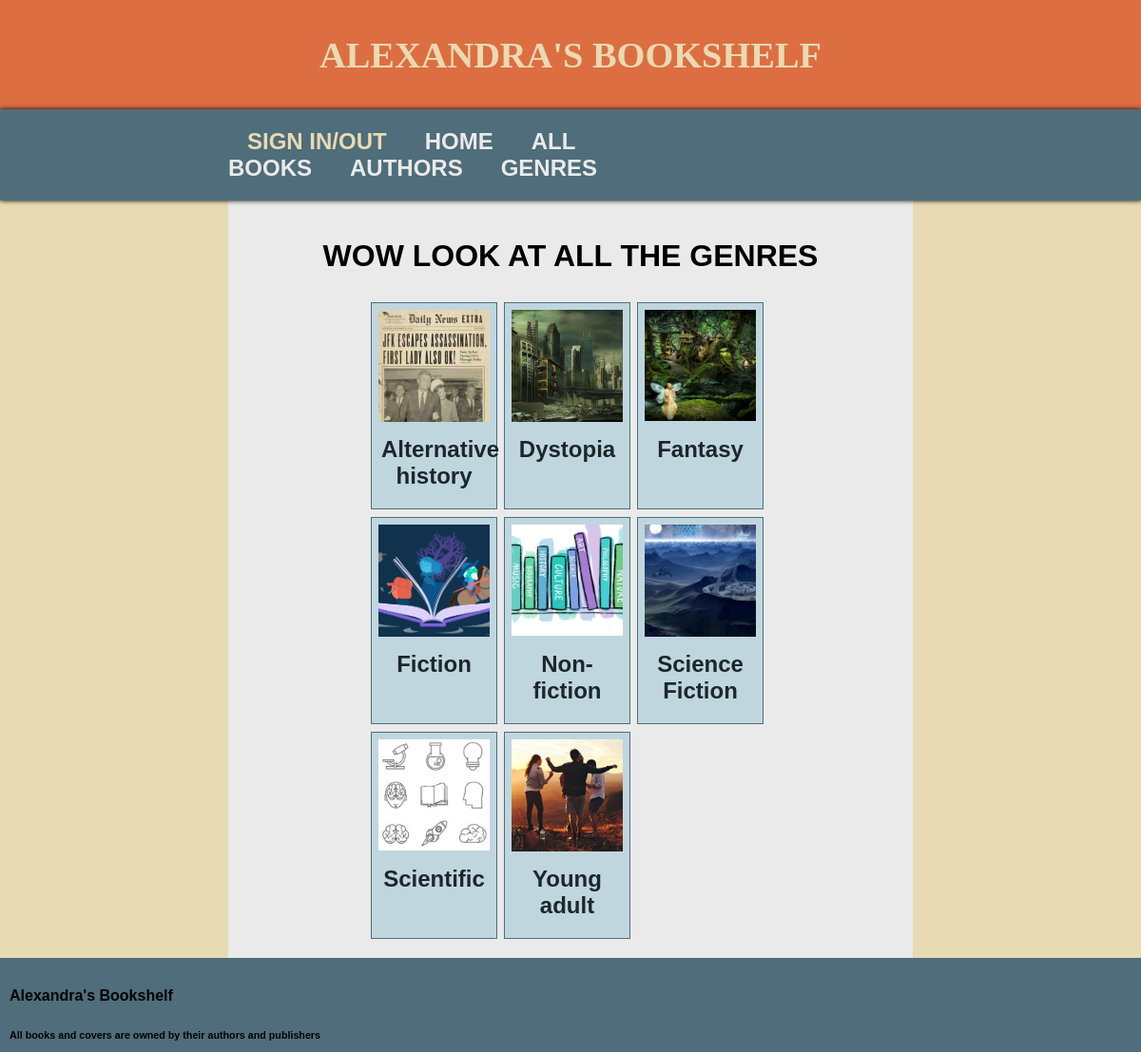
The app's page /genres with its own data.
### tables this page shows
CREATE TABLE Genre (id INTEGER PRIMARY KEY AUTOINCREMENT, name TEXT, image TEXT);

### routes.py (the view)
@app.route("/genres")  # List of genres, they link to a page with their books
def all_genres():
    cur = cur_setup()
    cur.execute("SELECT * FROM Genre ORDER BY name;")
    results = cur.fetchall()
    return render_template("all_genres.html", results=results)

### routes.py (called while the page is built)
def cur_setup():
    conn = sqlite3.connect("bookshelf.db")
    return conn.cursor()

### templates/all_genres.html
{% extends "layout.html"%}
{% block content %}
<h1 class="page-title">WOW LOOK AT ALL THE GENRES</h1>
<div class="genres">
    {% for item in results %}
    <a href="/genre/{{item[0]}}">
        <div class="grid-link">
            <img src="static/images/{{item[2]}}" alt="{{item[1]}}">
            <h2>
                {{item[1]}}
            </h2>
        </div>
    </a>
    {% endfor %}
</div>
{% endblock %}

### static/css/style.css (style rules this page uses)
body { margin: 0; background-color: #e8dab2; font-family: 'Trebuchet MS', 'Lucida Sans Unicode', 'Lucida Grande', 'Lucida Sans', Arial, sans-serif; }
img { width: 100%; }
a { text-decoration: none; color: #4f6d7a; }
main h1 { margin-top: 30px; margin-bottom: 30px; text-align: center; width: 100%; }
.genres { display: grid; grid-gap: 1%; row-gap: 8px; grid-template-columns: 19% 19% 19%; grid-auto-rows: minmax(90px, max-content); margin: 0 20% 10px 20%; width: 100%; text-align: center; text-justify: center; }
.genres a { background-color: #c0d6df; color: #1C272B; border: #4f6d7a 1px solid; }
.genres a h2 { margin: 5px 10px 20px 10px; align-self: center; }
.genres a img { margin: 5%; width: 90%; }

### records on screen
Genre: image (picture), name "Alternative history"
Genre: image (picture), name "Dystopia"
Genre: image (picture), name "Fantasy"
Genre: image (picture), name "Fiction"
Genre: image (picture), name "Non-fiction"
Genre: image (picture), name "Science Fiction"
Genre: image (picture), name "Scientific"
Genre: image (picture), name "Young adult"
